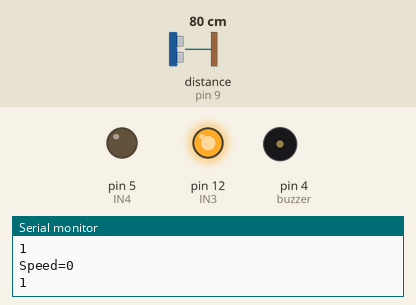
Simulated run of this sketch. Board: Arduino Uno, built with avr-gcc and run on an emulated ATmega328P. Parts: output pins drawn as LEDs (lit = HIGH), buzzer (waves = sounding, pin HIGH), the last lines printed to the serial monitor. Wiring (inferred from the names in the program): ultrasonic range finder: trigger pin 8; echo pin 9. The inputs (shaded band) are chosen by the test bench; at power-on: distance to the obstacle (sensor on pin 9) 80 cm. The echo pulse lasts 58.3 µs per cm; pins used as bus, display or sensor lines are not drawn.

Above: at 1.2 s.
1.3 s: distance to the obstacle (sensor on pin 9) set to 4 cm
At 3.2 s:
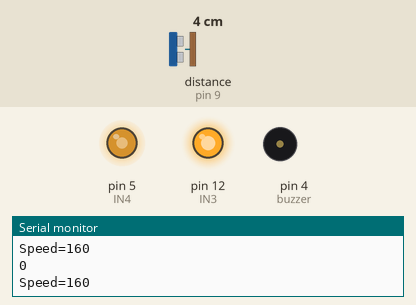
4.3 s: distance to the obstacle (sensor on pin 9) set to 299 cm
At 7.0 s:
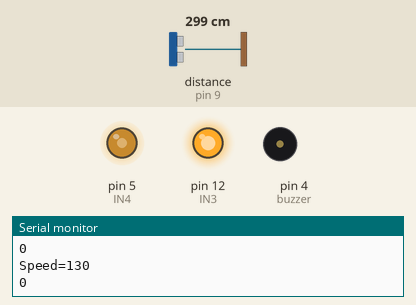
7.3 s: distance to the obstacle (sensor on pin 9) set to 2 cm
At 10.2 s:
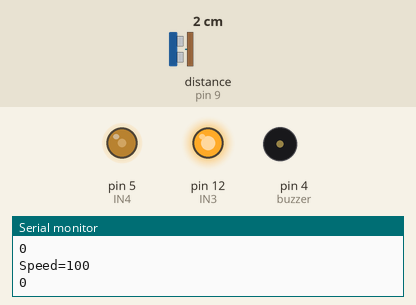
10.3 s: distance to the obstacle (sensor on pin 9) set to 120 cm
At 12.7 s:
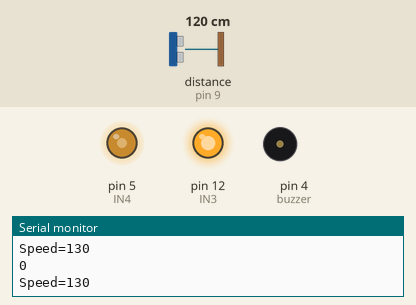
Timing chart, 0 to 14.3 s (numbered marks = the images above; inputs shaded):
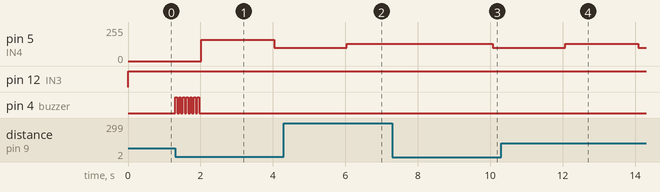

Measured:
- after the input at 1.3 s, pin 4 (buzzer): alternates HIGH for 0.05 s and LOW for 0.05 s, 14 changes in all, then stays LOW, starting at once
- after the input at 4.3 s, pin 5 (IN4): 100/255 → 130/255 after 1.7 s
- after the input at 7.3 s, pin 5 (IN4): 130/255 → 100/255 after 2.8 s instead of 0.75 s
- after the input at 10.3 s, pin 5 (IN4): 100/255 → 130/255 after 1.8 s, → 100/255 2.0 s later

The sketch:

PLAYER2.ino
```cpp
const int IN3 = 12;
const int IN4 = 5;

int inputPin = 9; // signal receiver pin ECHO to D4
int outputPin = 8; // signal transmitter pin TRIG to D5

int myspeed = 0;
int olddistance = 0;
int steps = 0;
int buzzer = 4;
unsigned long current_millis;
unsigned long prev_millis;

void setup() {
  Serial.begin(9600);
  pinMode(inputPin, INPUT);
  pinMode(outputPin, OUTPUT);
  digitalWrite(outputPin, LOW);
  delayMicroseconds(2);
  digitalWrite(outputPin, HIGH);
  delayMicroseconds(10);
  digitalWrite(outputPin, LOW);
  olddistance = pulseIn(inputPin, HIGH);
  pinMode(IN3, OUTPUT);
  pinMode(IN4, OUTPUT);
  pinMode(buzzer,OUTPUT);
  //delay(100);// put your setup code here, to run once:

}

void loop() {
  // put your main code here, to run repeatedly:
 digitalWrite(outputPin, LOW);
  delayMicroseconds(2);
  digitalWrite(outputPin, HIGH);
  delayMicroseconds(10);
  digitalWrite(outputPin, LOW);
  int distance = pulseIn(inputPin, HIGH);
  distance = distance / 58;
  int diff = abs(distance - olddistance);


  current_millis = millis();
  if (millis() - prev_millis >= 2000) {
    prev_millis = millis();
    myspeed = 100 + steps * 30;
    if (myspeed > 200) myspeed = 255;
    if (myspeed < 100) myspeed = 100;

    steps = 0;
  }
  if (diff > 70) {
    //Serial.println(diff);
    olddistance = distance;
    steps++;
  }
  if (steps > 1){
    digitalWrite(buzzer,HIGH);
    delay(50);
    digitalWrite(buzzer,LOW);
    delay(50);
  }
  //delay(10);
  Serial.print("Speed=");
  Serial.print(myspeed);
  Serial.println(" ");
  Serial.println(steps);
  digitalWrite(IN3, HIGH);
  digitalWrite(7, LOW);
  analogWrite(IN4, myspeed);
  // Serial.print("Speed=");
  //Serial.print(myspeed);
  // Serial.println(" ");
  //digitalWrite(IN1, HIGH);
  //digitalWrite(4, LOW);
  //analogWrite(IN2, 240);
  //delay(100);
}
```
